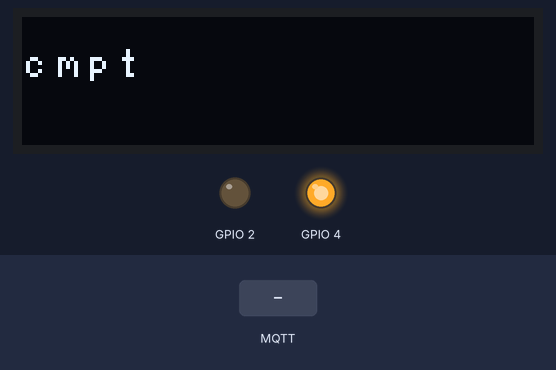
This sketch was run on a simulated ESP8266 (NodeMCU). Parts: 128×32 one-colour display, output pins drawn as LEDs (lit = HIGH). Wiring (inferred from the names in the program): SSD1306 OLED at I2C address 0x3C. The test bench sets the inputs (shaded band). WiFi joins after 1.5 s; servers stay silent unless stated; random numbers use the default seed unless the sketch sets one; no MQTT or app messages arrive unless stated; what the sketch prints to the serial monitor is not drawn.

Above: at 9.0 s.
9.1 s: MQTT message "0" arrives on the first subscribed topic
At 10.3 s:
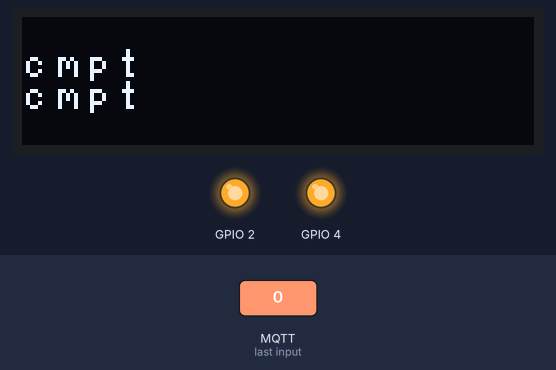
12.1 s: MQTT message "1" arrives on the first subscribed topic
At 12.6 s:
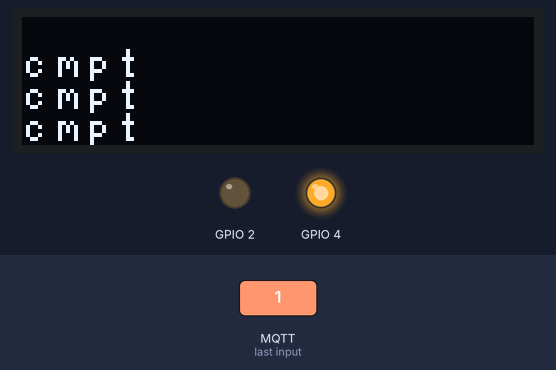
13.6 s: MQTT message "2" arrives on the first subscribed topic
At 39.1 s:
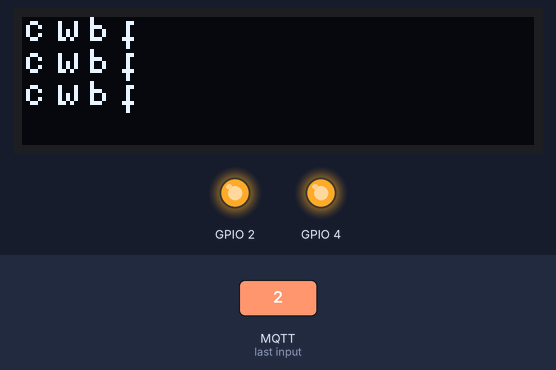
Timing chart, 0 to 39.4 s (numbered marks = the images above; inputs shaded):
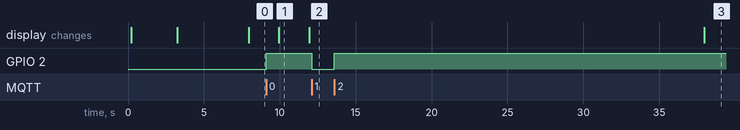

Measured:
- after the input at 9.1 s, GPIO 2: LOW → HIGH at once
- after the input at 12.1 s, GPIO 2: HIGH → LOW at once
- after the input at 13.6 s, GPIO 2: LOW → HIGH at once
- what the display in image 1 shows lasts 2.0 s, from 9.9 s to 11.9 s

The sketch:

arduino_esp8266_lilygo_oled_mqtt.ino
```cpp
/*
  Code for testing MQTT link with ESP8266

  Source information :
   - https://github.com/LilyGO/TTGO-ESP8266-0.91-SSD1306?utm_source=pocket_mylist
   - https://fr.aliexpress.com/item/32824012998.html
*/

#include <ESP8266WiFi.h>
#include <PubSubClient.h>
#include <Wire.h>
#include "OLED.h"

// ------------------------------------------------------------
// PARAMETRES
// ------------------------------------------------------------

const char* ssid        = "ssid";
const char* password    = "mot passe wifi";
const char* mqtt_server = "ip du broker mosquitto";
String clientLoginMqtt  = "login mosquitto - vide si non utilisé";
String clientPassMqtt   = "mot passe mosquitto - vide si non utilisé";
// ------------------------------------------------------------

//NOTES
//ok sur broker raspberry probleme sur mosquito windows
//ouvert port 1883 sur le firewall de windows

//WIFI_Kit_8's OLED connection:
//SDA -- D4
//SCL -- D5
//RST -- D2
OLED display(2, 14);  //OLED display(D4, D5);

void callback(char* topic, byte* payload, unsigned int length);

WiFiClient espClient;
//PubSubClient client(espClient);
PubSubClient client(mqtt_server, 1883, callback, espClient);
unsigned long lastMsg = 0;
#define MSG_BUFFER_SIZE	(50)
char msg[MSG_BUFFER_SIZE];
int value = 0;

void setup_wifi() {

  delay(10);
  // We start by connecting to a WiFi network
  Serial.println();
  Serial.print("Connecting to ");
  Serial.println(ssid);

  WiFi.mode(WIFI_STA);
  WiFi.begin(ssid, password);

  while (WiFi.status() != WL_CONNECTED) {
    delay(500);
    Serial.print(".");
  }

  randomSeed(micros());

  Serial.println("");
  Serial.println("WiFi connected");
  Serial.println("IP address: ");
  Serial.println(WiFi.localIP());
}

void callback(char* topic, byte* payload, unsigned int length) {
  Serial.print("Message arrived [");
  Serial.print(topic);
  Serial.print("] ");
  for (int i = 0; i < length; i++) {
    Serial.print((char)payload[i]);
  }
  Serial.println();

  // Switch on the LED if an 1 was received as first character
  if ((char)payload[0] == '1') {
    digitalWrite(BUILTIN_LED, LOW);   // Turn the LED on (Note that LOW is the voltage level
    // but actually the LED is on; this is because
    // it is active low on the ESP-01)
  } else {
    digitalWrite(BUILTIN_LED, HIGH);  // Turn the LED off by making the voltage HIGH
  }

}

void reconnect() {
  // Loop until we're reconnected
  while (!client.connected()) {
    Serial.print("Attempting MQTT connection...");
    // Create a random client ID
    String clientId = "ESP8266Client-";
    clientId += String(random(0xffff), HEX);
    // Attempt to connect
    if (client.connect(clientId.c_str(), clientLoginMqtt.c_str(), clientPassMqtt.c_str())) {
      Serial.println("connected");
      // Once connected, publish an announcement...
      client.publish("outTopic", "Carte esp8266");
      // ... and resubscribe
      client.subscribe("relais");
    } else {
      Serial.print("failed, rc=");
      Serial.print(client.state());
      Serial.println(" try again in 5 seconds");
      // Wait 5 seconds before retrying
      delay(5000);
    }
  }
}

void setup() {
  pinMode(4, OUTPUT);
  digitalWrite(4, LOW);   // turn D2 low to reset OLED
  delay(50);
  digitalWrite(4, HIGH);    // while OLED is running, must set D2 in high

  // Initialize display
  display.begin();

  // Test message
  display.print("Start...");
  delay(3 * 1000);
  // Test display clear
  display.clear();
  delay(3 * 1000);

  // Test display OFF
  display.off();
  //  display.print("...", 3, 8);
  //  delay(3 * 1000);
  //
  //  // Test display ON
  //  display.on();
  //  delay(3 * 1000);

  pinMode(BUILTIN_LED, OUTPUT);     // Initialize the BUILTIN_LED pin as an output
  Serial.begin(115200);
  setup_wifi();
  client.setServer(mqtt_server, 1883);
  client.setCallback(callback);
}

void loop() {

  if (!client.connected()) {
    reconnect();
  }
  client.loop();

  unsigned long now = millis();
  if (now - lastMsg > 2000) {
    lastMsg = now;
    ++value;
    snprintf (msg, MSG_BUFFER_SIZE, "Carte esp8266 trame #%ld", value);
    Serial.print("Publish message: ");
    Serial.println(msg);
    client.publish("outTopic", msg);

    display.on();
    display.print("cmpt", value);
  }
}
```

OLED.cpp
```cpp
#include <Wire.h>
#include "OLED.h"
//==========================================================//

// Small 8x8 font
static const char myFont[][8] PROGMEM = {
{0x00,0x00,0x00,0x00,0x00,0x00,0x00,0x00},
{0x00,0x00,0x5F,0x00,0x00,0x00,0x00,0x00},
{0x00,0x00,0x07,0x00,0x07,0x00,0x00,0x00},
{0x00,0x14,0x7F,0x14,0x7F,0x14,0x00,0x00},
{0x00,0x24,0x2A,0x7F,0x2A,0x12,0x00,0x00},
{0x00,0x23,0x13,0x08,0x64,0x62,0x00,0x00},
{0x00,0x36,0x49,0x55,0x22,0x50,0x00,0x00},
{0x00,0x00,0x05,0x03,0x00,0x00,0x00,0x00},
{0x00,0x1C,0x22,0x41,0x00,0x00,0x00,0x00},
{0x00,0x41,0x22,0x1C,0x00,0x00,0x00,0x00},
{0x00,0x08,0x2A,0x1C,0x2A,0x08,0x00,0x00},
{0x00,0x08,0x08,0x3E,0x08,0x08,0x00,0x00},
{0x00,0xA0,0x60,0x00,0x00,0x00,0x00,0x00},
{0x00,0x08,0x08,0x08,0x08,0x08,0x00,0x00},
{0x00,0x60,0x60,0x00,0x00,0x00,0x00,0x00},
{0x00,0x20,0x10,0x08,0x04,0x02,0x00,0x00},
{0x00,0x3E,0x51,0x49,0x45,0x3E,0x00,0x00},
{0x00,0x00,0x42,0x7F,0x40,0x00,0x00,0x00},
{0x00,0x62,0x51,0x49,0x49,0x46,0x00,0x00},
{0x00,0x22,0x41,0x49,0x49,0x36,0x00,0x00},
{0x00,0x18,0x14,0x12,0x7F,0x10,0x00,0x00},
{0x00,0x27,0x45,0x45,0x45,0x39,0x00,0x00},
{0x00,0x3C,0x4A,0x49,0x49,0x30,0x00,0x00},
{0x00,0x01,0x71,0x09,0x05,0x03,0x00,0x00},
{0x00,0x36,0x49,0x49,0x49,0x36,0x00,0x00},
{0x00,0x06,0x49,0x49,0x29,0x1E,0x00,0x00},
{0x00,0x00,0x36,0x36,0x00,0x00,0x00,0x00},
{0x00,0x00,0xAC,0x6C,0x00,0x00,0x00,0x00},
{0x00,0x08,0x14,0x22,0x41,0x00,0x00,0x00},
{0x00,0x14,0x14,0x14,0x14,0x14,0x00,0x00},
{0x00,0x41,0x22,0x14,0x08,0x00,0x00,0x00},
{0x00,0x02,0x01,0x51,0x09,0x06,0x00,0x00},
{0x00,0x32,0x49,0x79,0x41,0x3E,0x00,0x00},
{0x00,0x7E,0x09,0x09,0x09,0x7E,0x00,0x00},
{0x00,0x7F,0x49,0x49,0x49,0x36,0x00,0x00},
{0x00,0x3E,0x41,0x41,0x41,0x22,0x00,0x00},
{0x00,0x7F,0x41,0x41,0x22,0x1C,0x00,0x00},
{0x00,0x7F,0x49,0x49,0x49,0x41,0x00,0x00},
{0x00,0x7F,0x09,0x09,0x09,0x01,0x00,0x00},
{0x00,0x3E,0x41,0x41,0x51,0x72,0x00,0x00},
{0x00,0x7F,0x08,0x08,0x08,0x7F,0x00,0x00},
{0x00,0x41,0x7F,0x41,0x00,0x00,0x00,0x00},
{0x00,0x20,0x40,0x41,0x3F,0x01,0x00,0x00},
{0x00,0x7F,0x08,0x14,0x22,0x41,0x00,0x00},
{0x00,0x7F,0x40,0x40,0x40,0x40,0x00,0x00},
{0x00,0x7F,0x02,0x0C,0x02,0x7F,0x00,0x00},
{0x00,0x7F,0x04,0x08,0x10,0x7F,0x00,0x00},
{0x00,0x3E,0x41,0x41,0x41,0x3E,0x00,0x00},
{0x00,0x7F,0x09,0x09,0x09,0x06,0x00,0x00},
{0x00,0x3E,0x41,0x51,0x21,0x5E,0x00,0x00},
{0x00,0x7F,0x09,0x19,0x29,0x46,0x00,0x00},
{0x00,0x26,0x49,0x49,0x49,0x32,0x00,0x00},
{0x00,0x01,0x01,0x7F,0x01,0x01,0x00,0x00},
{0x00,0x3F,0x40,0x40,0x40,0x3F,0x00,0x00},
{0x00,0x1F,0x20,0x40,0x20,0x1F,0x00,0x00},
{0x00,0x3F,0x40,0x38,0x40,0x3F,0x00,0x00},
{0x00,0x63,0x14,0x08,0x14,0x63,0x00,0x00},
{0x00,0x03,0x04,0x78,0x04,0x03,0x00,0x00},
{0x00,0x61,0x51,0x49,0x45,0x43,0x00,0x00},
{0x00,0x7F,0x41,0x41,0x00,0x00,0x00,0x00},
{0x00,0x02,0x04,0x08,0x10,0x20,0x00,0x00},
{0x00,0x41,0x41,0x7F,0x00,0x00,0x00,0x00},
{0x00,0x04,0x02,0x01,0x02,0x04,0x00,0x00},
{0x00,0x80,0x80,0x80,0x80,0x80,0x00,0x00},
{0x00,0x01,0x02,0x04,0x00,0x00,0x00,0x00},
{0x00,0x20,0x54,0x54,0x54,0x78,0x00,0x00},
{0x00,0x7F,0x48,0x44,0x44,0x38,0x00,0x00},
{0x00,0x38,0x44,0x44,0x28,0x00,0x00,0x00},
{0x00,0x38,0x44,0x44,0x48,0x7F,0x00,0x00},
{0x00,0x38,0x54,0x54,0x54,0x18,0x00,0x00},
{0x00,0x08,0x7E,0x09,0x02,0x00,0x00,0x00},
{0x00,0x18,0xA4,0xA4,0xA4,0x7C,0x00,0x00},
{0x00,0x7F,0x08,0x04,0x04,0x78,0x00,0x00},
{0x00,0x00,0x7D,0x00,0x00,0x00,0x00,0x00},
{0x00,0x80,0x84,0x7D,0x00,0x00,0x00,0x00},
{0x00,0x7F,0x10,0x28,0x44,0x00,0x00,0x00},
{0x00,0x41,0x7F,0x40,0x00,0x00,0x00,0x00},
{0x00,0x7C,0x04,0x18,0x04,0x78,0x00,0x00},
{0x00,0x7C,0x08,0x04,0x7C,0x00,0x00,0x00},
{0x00,0x38,0x44,0x44,0x38,0x00,0x00,0x00},
{0x00,0xFC,0x24,0x24,0x18,0x00,0x00,0x00},
{0x00,0x18,0x24,0x24,0xFC,0x00,0x00,0x00},
{0x00,0x00,0x7C,0x08,0x04,0x00,0x00,0x00},
{0x00,0x48,0x54,0x54,0x24,0x00,0x00,0x00},
{0x00,0x04,0x7F,0x44,0x00,0x00,0x00,0x00},
{0x00,0x3C,0x40,0x40,0x7C,0x00,0x00,0x00},
{0x00,0x1C,0x20,0x40,0x20,0x1C,0x00,0x00},
{0x00,0x3C,0x40,0x30,0x40,0x3C,0x00,0x00},
{0x00,0x44,0x28,0x10,0x28,0x44,0x00,0x00},
{0x00,0x1C,0xA0,0xA0,0x7C,0x00,0x00,0x00},
{0x00,0x44,0x64,0x54,0x4C,0x44,0x00,0x00},
{0x00,0x08,0x36,0x41,0x00,0x00,0x00,0x00},
{0x00,0x00,0x7F,0x00,0x00,0x00,0x00,0x00},
{0x00,0x41,0x36,0x08,0x00,0x00,0x00,0x00},
{0x00,0x02,0x01,0x01,0x02,0x01,0x00,0x00},
{0x00,0x02,0x05,0x05,0x02,0x00,0x00,0x00}
};


//==========================================================//
// Resets display depending on the actual mode.
void OLED::reset_display(void)
{
  displayOff();
  clear_display();
  displayOn();
}

//==========================================================//
// Turns display on.
void OLED::displayOn(void)
{
  sendcommand(0xaf);        //display on
}

//==========================================================//
// Turns display off.
void OLED::displayOff(void)
{
  sendcommand(0xae);		//display off
}

//==========================================================//
// Clears the display by sendind 0 to all the screen map.
void OLED::clear_display(void)
{
  unsigned char i,k;
  for(k=0;k<4;k++)
  {
    setXY(k,0);
    {
      for(i=0;i<(128 + 2 * _offset);i++)     //locate all COL
      {
        SendChar(0);         //clear all COL
        //delay(10);
      }
    }
  }
}

//==========================================================//
// Actually this sends a byte, not a char to draw in the display.
// Display's chars uses 8 byte font the small ones and 96 bytes
// for the big number font.
void OLED::SendChar(unsigned char data)
{
  //if (interrupt && !doing_menu) return;   // Stop printing only if interrupt is call but not in button functions

  Wire.beginTransmission(_address); // begin transmitting
  Wire.write(0x40);//data mode
  Wire.write(data);
  Wire.endTransmission();    // stop transmitting
}

//==========================================================//
// Prints a display char (not just a byte) in coordinates X Y,
// being multiples of 8. This means we have 16 COLS (0-15)
// and 8 ROWS (0-7).
void OLED::sendCharXY(unsigned char data, int X, int Y)
{
  setXY(X, Y);
  Wire.beginTransmission(_address); // begin transmitting
  Wire.write(0x40);//data mode

  for(int i=0;i<8;i++)
    Wire.write(pgm_read_byte(myFont[data-0x20]+i));

  Wire.endTransmission();    // stop transmitting
}

//==========================================================//
// Used to send commands to the display.
void OLED::sendcommand(unsigned char com)
{
  Wire.beginTransmission(_address);     //begin transmitting
  Wire.write(0x80);                          //command mode
  Wire.write(com);
  Wire.endTransmission();                    // stop transmitting
}

//==========================================================//
// Set the cursor position in a 16 COL * 8 ROW map.
void OLED::setXY(unsigned char row,unsigned char col)
{
  sendcommand(0xb0+row);                //set page address
  sendcommand(_offset+(8*col&0x0f));       //set low col address
  sendcommand(0x10+((8*col>>4)&0x0f));  //set high col address
}


//==========================================================//
// Prints a string regardless the cursor position.
void OLED::sendStr(unsigned char *string)
{
  unsigned char i=0;
  while(*string)
  {
    for(i=0;i<8;i++)
    {
      SendChar(pgm_read_byte(myFont[*string-0x20]+i));
    }
    *string++;
  }
}

//==========================================================//
// Prints a string in coordinates X Y, being multiples of 8.
// This means we have 16 COLS (0-15) and 8 ROWS (0-7).
void OLED::sendStrXY( const char *string, int X, int Y)
{
  setXY(X,Y);
  unsigned char i=0;
  while(*string)
  {
    for(i=0;i<8;i++)
    {
      SendChar(pgm_read_byte(myFont[*string-0x20]+i));
    }
    *string++;
  }
}


//==========================================================//
// Inits oled and draws logo at startup
void OLED::init_OLED(void)
{
    sendcommand(0xae);		      // display off
  	sendcommand(0xa6);          // Set Normal Display (default)

    sendcommand(0xAE);        	// DISPLAYOFF
    sendcommand(0xD5);        	// SETDISPLAYCLOCKDIV
    sendcommand(0x80);        	// the suggested ratio 0x80
    sendcommand(0xA8);        	// SSD1306_SETMULTIPLEX
    sendcommand(0x1F);
    sendcommand(0xD3);        	// SETDISPLAYOFFSET
    sendcommand(0x00);         	// no offset
    sendcommand(0x40 | 0x0);  	// SETSTARTLINE
    sendcommand(0x8D);        	// CHARGEPUMP
    sendcommand(0x14);          // 0x014 enable, 0x010 disable

    sendcommand(0x20);          // com pin HW config, sequential com pin config (bit 4), disable left/right remap (bit 5),
    sendcommand(0x02);          // 0x12 //128x32 OLED: 0x002,  128x32 OLED 0x012
    sendcommand(0xa1);          // segment remap a0/a1
    sendcommand(0xc8);          // c0: scan dir normal, c8: reverse
    sendcommand(0xda);
    sendcommand(0x02);          // com pin HW config, sequential com pin config (bit 4), disable left/right remap (bit 5)
    sendcommand(0x81);
    sendcommand(0xcf);          // [2] set contrast control
    sendcommand(0xd9);
    sendcommand(0xf1);          // [2] pre-charge period 0x022/f1
    sendcommand(0xdb);
    sendcommand(0x40);          // vcomh deselect level

    sendcommand(0x2e);          // Disable scroll
    sendcommand(0xa4);          // output ram to display
    sendcommand(0xa6);          // none inverted normal display mode
    sendcommand(0xaf);          // display on
}


//==========================================================//


OLED::OLED(uint8_t sda, uint8_t scl, uint8_t address, uint8_t offset) {
	_sda = sda;
	_scl = scl;
	_address = address;
	_offset = offset;
}

void OLED::begin(void) {
	// set up i2c
	Wire.begin(_sda, _scl);
  Wire.setClock(700000);
	init_OLED();
	reset_display();
}

void OLED::on(void) {
	DEBUG_PRINTLN("on");
	displayOn();
}

void OLED::off(void) {
	DEBUG_PRINTLN("off");
	displayOff();
}

void OLED::clear(void) {
	DEBUG_PRINTLN("clear");
	clear_display();
}

void OLED::print(char *s, uint8_t r, uint8_t c) {
	DEBUG_PRINT("print ");
	DEBUG_PRINT(r);
	DEBUG_PRINT(",");
	DEBUG_PRINT(c);
	DEBUG_PRINT(" ");
	DEBUG_PRINTLN(s);
	sendStrXY(s, r, c);
}
```

OLED.h
```cpp
#ifndef OLED_H
#define OLED_H

#if ARDUINO >= 100
	#include "Arduino.h"
#else
	#include "WProgram.h"
#endif

// Uncomment to enable printing out nice debug messages.
//#define OLED_DEBUG

// Define where debug output will be printed.
#define DEBUG_PRINTER Serial

// Setup debug printing macros.
#ifdef OLED_DEBUG
	#define DEBUG_PRINT(...) { DEBUG_PRINTER.print(__VA_ARGS__); }
	#define DEBUG_PRINTLN(...) { DEBUG_PRINTER.println(__VA_ARGS__); }
#else
	#define DEBUG_PRINT(...) {}
	#define DEBUG_PRINTLN(...) {}
#endif

class OLED {
	public:
		OLED(uint8_t sda, uint8_t scl, uint8_t address=0x3c, uint8_t offset=0);
		void begin(void);
		void on(void);
		void off(void);
		void clear(void);
		void print(char *s, uint8_t r=0, uint8_t c=0);

	private:
		uint8_t _sda, _scl, _address, _offset;
		void reset_display(void);
		void displayOn(void);
		void displayOff(void);
		void clear_display(void);
		void SendChar(unsigned char data);
		void sendCharXY(unsigned char data, int X, int Y);
		void sendcommand(unsigned char com);
		void setXY(unsigned char row,unsigned char col);
		void sendStr(unsigned char *string);
		void sendStrXY( const char *string, int X, int Y);
		void init_OLED(void);
};

#endif
```
